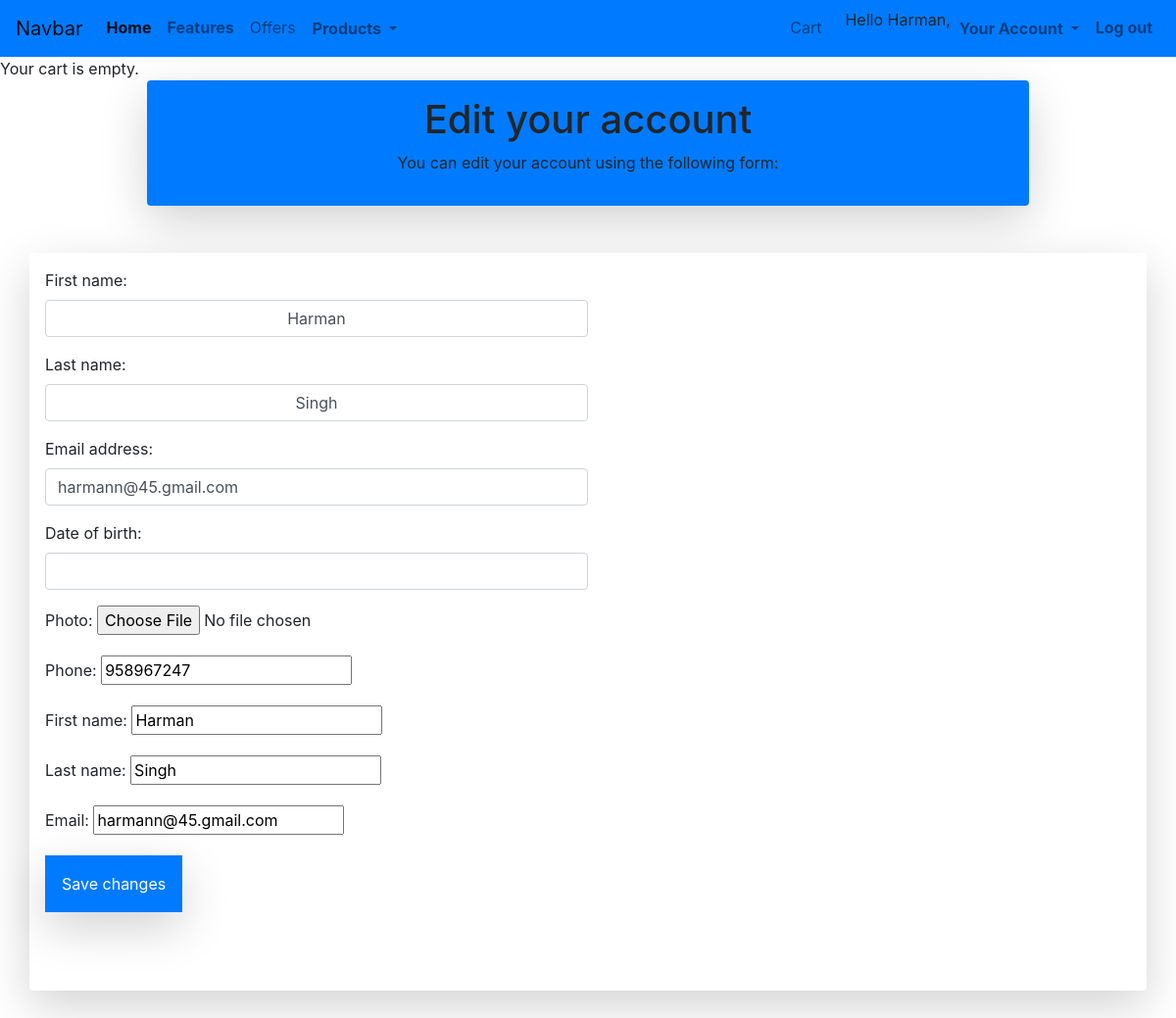
The page /account/edit/ (signed in) on the database its author committed.
### account/models.py (models this page shows, shortened)
class Profile(models.Model):
    user = models.OneToOneField(settings.AUTH_USER_MODEL, on_delete=models.CASCADE)
    date_of_birth = models.DateField(blank=True, null=True)
    photo = models.ImageField(upload_to='users/%Y/%m/%d/',blank=True)
    phone =models.CharField( max_length=13, default="")
    first_name =models.CharField( max_length=50, default="")
    last_name =models.CharField( max_length=50, default="")
    email =models.EmailField( max_length=250, default="")

### account/views.py (the view)
# urls.py: path('edit/', views.edit, name='edit'),
@login_required
def edit(request):
    if request.method == 'POST':
        user_form = UserEditForm(instance=request.user,
                                data=request.POST)
        profile_form = ProfileEditForm(
                                    instance=request.user.profile,
                                    data=request.POST,
                                    files=request.FILES)
        if user_form.is_valid() and profile_form.is_valid():
            user_form.save()
            profile_form.save()
            messages.success(request, 'Profile updated '\
                                    'successfully')
        else:
            messages.error(request, 'Error updating your profile')
    else:
        user_form = UserEditForm(instance=request.user)
        profile_form = ProfileEditForm(
                                    instance=request.user.profile)
    return render(request,
                'account/edit.html',
                {'user_form': user_form,
                'profile_form': profile_form})

### account/forms.py
class UserEditForm(forms.ModelForm):
        class Meta:
            model = User
            fields = ('first_name', 'last_name','email')
            widgets ={
                'first_name':forms.TextInput(attrs={'class':'form-control text-center w-50 '}),
                'last_name':forms.TextInput(attrs={'class':'form-control text-center w-50 '}),
                'email':forms.TextInput(attrs={'class':'form-control w-50 '}),
            }

class ProfileEditForm(forms.ModelForm):
        class Meta:
            model =Profile
            fields = ('date_of_birth','photo','phone','first_name','last_name','email')
            widgets ={
                'date_of_birth':forms.TextInput(attrs={'class':'form-control w-50'})
            }

### cart/cart.py (called while the page is built)
	def __len__(self):
		return sum(item['quantity'] for item in self.cart.values())

### cart/context_processors.py (called while the page is built)
def cart(request):
	return {'cart': Cart(request)}

### account/templates/account/edit.html (shortened to what this page needs)
{% extends "basic.html" %}
{% load static %}
{% block content %}
<div class=" container w-75 text-center jumbotron bg-blue shadow-lg p-3 mb-5 bg-primary rounded ">
 <h1>Edit your account</h1>
 <p>You can edit your account using the following form:</p>
</div>
<div class="shadow-lg p-3 mb-5 bg-white rounded container ">
 <form method="post" enctype="multipart/form-data" >
 {{ user_form.as_p }}
 {{ profile_form.as_p }}
 <p><input type="submit" value="Save changes" class="btn btn-primary btn-md  rounded-0  shadow-lg p-3 mb-5 bg-primary rounded"></p>
 </form>
</div>
{% endblock %}

### templates/basic.html (shortened to what this page needs)
{% load static %}
{% load i18n %}
<html lang="en">
  <head>
    <link rel="stylesheet" href="https://stackpath.bootstrapcdn.com/bootstrap/4.2.1/css/bootstrap.min.css">
    <link rel="stylesheet" href="https://cdn.jsdelivr.net/npm/bootstrap@4.6.0/dist/css/bootstrap.min.css">
  </head>
  <body>
    <nav class="navbar navbar-expand-lg navbar-light bg-primary">
      <a class="navbar-brand" href="#">Navbar</a>
      <div class="collapse navbar-collapse" id="navbarNavDropdown">
        <ul class="navbar-nav  " style="text-align: center;">
          <li class="nav-item active  ">
            <a class="nav-link font-weight-bold " href="/index">Home <span class="sr-only">(current)</span></a>
          </li>
          <li class="nav-item   ">
            <a class="nav-link  font-weight-bold" href="#" >Features</a>
          </li>
          <li class="nav-item">
            <a class="nav-link  " href="#">Offers</a>
          </li>
          <li class="nav-item dropdown">
            <a class="nav-link dropdown-toggle font-weight-bold btn btn-outline-primary  rounded-pill" href="#" id="navbarDropdownMenuLink" role="button" data-toggle="dropdown" aria-haspopup="true" aria-expanded="false">
              Products
            </a>
          </li>
        </ul>
      </div>
      <div class="collapse navbar-collapse justify-content-end" id="navbarNavDropdown">
      <ul class=" navbar-nav nav nav justify-content-end ">
        <li class="nav-item">
          <a class="nav-link" href='/cart'>Cart</a>
        </li>
        <li class="nav-item">
          <a class="nav-link active font-weight-bold hide" aria-current="page" href="#"></a>
        </li>
        {% if request.user.is_authenticated %}
        Hello {{ request.user.first_name }},
        <li class="nav-item dropdown">
            <a class="nav-link dropdown-toggle font-weight-bold btn btn-outline-primary  rounded-pill" href="" id="navbarDropdownMenuLink" role="button" data-toggle="dropdown" aria-haspopup="true" aria-expanded="false">
             Your Account
            </a>
          </li>
        <li class="nav-item">
         <a class="nav-link font-weight-bold" href="{% url 'account:logout' %}?next=/home"> {% trans 'Log out' %}</a>
        </li>
        {% endif %}
      </ul>
      </div>
    </nav>
<div class="cart">
 {% with total_items=cart|length %}
 {% if total_items > 0 %}
 Your cart:
 <a href="{% url "cart:cart_detail" %}">
 {{ total_items }} item{{ total_items|pluralize }},
 ${{ cart.get_total_price }}
 </a>
 {% else %}
 Your cart is empty.
 {% endif %}
 {% endwith %}
</div>
    {% block content %}
    {% endblock content %}
  </body>
</html>

### rows shown on the page
Profile: phone "958967247", first_name "Harman", last_name "Singh", email "harmann@45.gmail.com"

### other values the page prints
{{ request.user.first_name }} "Harman"
